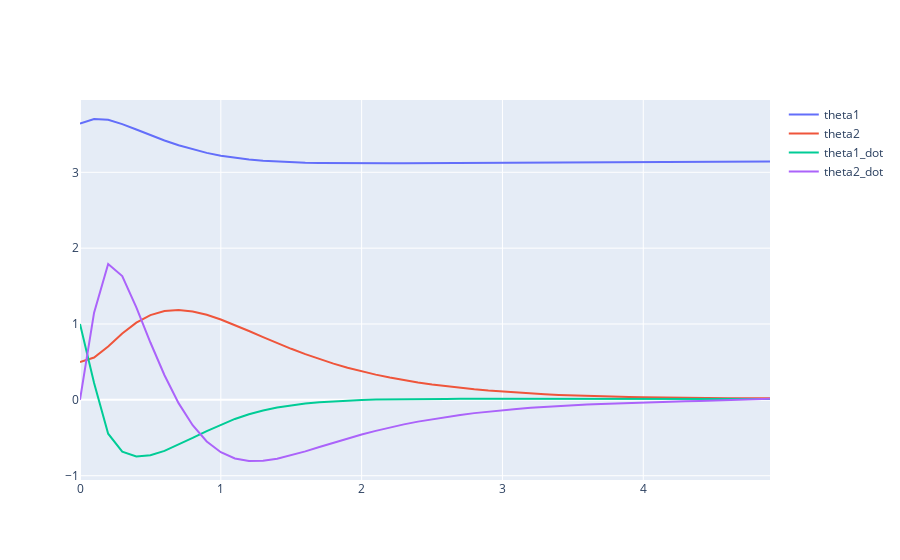

Source (notebook cell):
### Code cell
x0 = torch.tensor([np.pi+.5, .5, 1., 0.], dtype=vf.dtype)
v, res = V(x0)
sys.plot_result(res).show()
